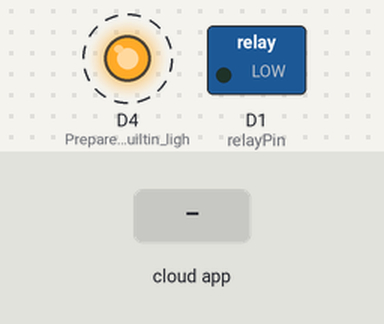
Bench run of a sketch on a simulated ESP8266 (Wemos D1 mini). On the bench: switched loads named in the sketch (green lamp = pin HIGH), output pins drawn as LEDs (lit = HIGH). Dashed ring = blinking. Inputs (shaded band) come from the test bench. WiFi joins after 1.5 s; servers stay silent unless stated; no MQTT or app messages arrive unless stated; what the sketch prints to the serial monitor is not drawn.

Above: at 1.7 s.
At 2.7 s:
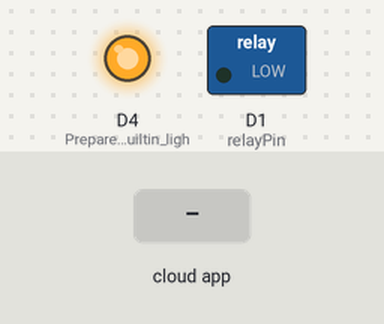
2.8 s: the phone or cloud app sets garageTrigger to 1
At 3.6 s:
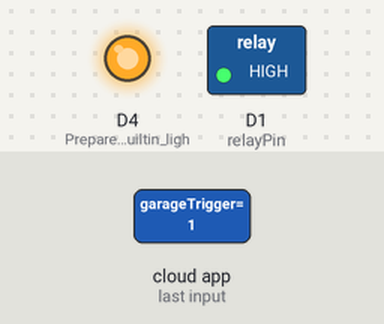
Timing chart, 0 to 5.8 s (numbered marks = the images above; inputs shaded):
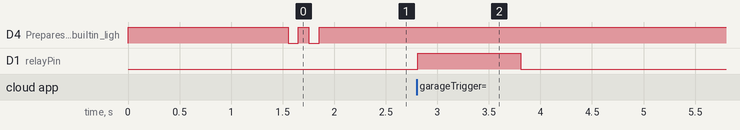

The sketch:

Lab_6_Button_Relay_with_Mosquitto.ino
```cpp
/*
 * Created by Aaron Nelson
 * Lab 6 - User Interface - Garage Door
 * 11-26-19
 * This script is used with the Wemos Relay Shield. It is meant to trigger the opening of a garage door. It listens for a value (of '1') to be posted in an Adafruit.io feed. Then it triggers the relay for one second. It posts in the local MQTT server that this completed.
 *
 * The MQTT portion of this script was obtained from https://arduinodiy.wordpress.com/2017/11/24/mqtt-for-beginners/
 *
 * The Adafruit.io portion of this script was obtained from the Arduino example (after adding the Adafruit Library) at File -> Examples -> Adafruit MQTT Library -> mqtt_esp8266_callback
 *
 * The Relay triggering portion was obtained from https://github.com/petehoffswell/garagedoor/blob/master/garagedoor/garagedoor.ino
 *
    Relay Shield Pins (if soldering doesn't allow shield to be placed on board directly):
        5V: +5VDC
        D1 (triggering pin): D1
        G: GND
 */

#include <ESP8266WiFi.h>            // This contains the libraries that allows the board to connect to wifi
#include "Adafruit_MQTT.h"          // Library to access data from an Adafruit.io online feed
#include "Adafruit_MQTT_Client.h"   // Used to subscribe to an Adafruit.io online feed
#include <PubSubClient.h>           // This is used for communication with the local MQTT Server (Mosquitto)

/************************* WiFi Access Point *********************************/

#define WLAN_SSID       "***YOUR WIFI HERE***"        // Specify the name of your wifi
#define WLAN_PASS       "***YOUR PASSWORD HERE***"    // Specify the password for your wifi

/************************* Adafruit.io Setup *********************************/

#define AIO_SERVER      "io.adafruit.com"       // Pulling data from the Adafruit website
#define AIO_SERVERPORT  1883                    // use 8883 for SSL
#define AIO_USERNAME    "***YOUR ADAFRUIT NAME***" // Username for Adafruit (goes before the /feed/# MQTT feed)
#define AIO_KEY         "***YOUR ADAFRUIT KEY***"  // Obtained by going to io.adafruit.com and clicking AIO Key link in top right. Copy the "Active Key" here

/************************* Mosquitto MQTT Setup ******************************/

const char* mqttServer = "192.168.137.1";       // The location of your local MQTT Server
const int mqttPort = 1883;                      // The port number your MQTT Server is running on (1883 is the default for Mosquito)

WiFiClient buttonRelayClient;                   // Name for our MQTT Wifi connection client
PubSubClient relayClient(buttonRelayClient);    // Creates a partially initialised client instance


/************ Global State (you don't need to change this!) ******************/

// Create an ESP8266 WiFiClient class to connect to the MQTT server.
WiFiClient client;

// Setup the MQTT client class by passing in the WiFi client and MQTT server and login details.
Adafruit_MQTT_Client mqtt(&client, AIO_SERVER, AIO_SERVERPORT, AIO_USERNAME, AIO_KEY);

/****************************** Feeds ***************************************/

// Notice MQTT paths for AIO follow the form: <username>/feeds/<feedname>
// Watch a feed called 'garageTrigger' and subscribe to changes.
Adafruit_MQTT_Subscribe garageTriggerbutton = Adafruit_MQTT_Subscribe(&mqtt, AIO_USERNAME "/feeds/garageTrigger");

/*************************** Sketch Code ************************************/

const int relayPin = D1;            // Defines the pin that controls the relay (Digital pin 1)
int relayState = LOW;               // Initially, the relay should not be on

// Bug workaround for Arduino 1.6.6, it seems to need a function declaration
// for some reason (only affects ESP8266, likely an arduino-builder bug).
void MQTT_connect();

void setup() {                      // This runs when the board is first turned on
  Serial.begin(115200);             // This allows serial information when connected to a computer (in here, this shows MQTT passed information)

  pinMode(relayPin, OUTPUT);        // The relay pin should be set as an output (it tells it when to be triggered)
  digitalWrite(relayPin, LOW);      // The relay pin should be set to low (it should not be on)
  pinMode(LED_BUILTIN, OUTPUT);     // Prepares the builtin light pin for output (to notify when the board is connected to MQTT servers)
  digitalWrite(LED_BUILTIN, HIGH);  // Initially, turn off the builtin LED light

  /* Connect to WiFi */
  Serial.println();
  Serial.println();
  Serial.print("Connecting to ");   // This is shown on the serial if connected to a computer
  Serial.println(WLAN_SSID);        // It displays the wifi it is trying to connect to

  WiFi.mode(WIFI_STA);              // It sets the wifis mode to "Station" (rather than "AP" which is the Access Point mode)
  WiFi.hostname("ButtonRelay");     // Hostname to uniquely identify our device
  WiFi.begin(WLAN_SSID, WLAN_PASS);         // Attempts to connect to wifi using provided credentials

  while (WiFi.status() != WL_CONNECTED) {   // While the wifi is not connected yet:
    delay(500);                     // every half second,
    Serial.print(".");              // it prints a dot on the Serial Monitor to show it is still trying to connect
  }
  Serial.println("");
  Serial.println("WiFi connected"); // When it does connect, show that there was success


  // Setup the Adafruit MQTT subscription for the garageTrigger feed.
  mqtt.subscribe(&garageTriggerbutton);
}


void loop() {                       // This constantly cycles through, ensuring both MQTT servers are connected and watching if information comes across Adafruit.io
  // Ensure the connection to the MQTT server is alive (this will make the first
  // connection and automatically reconnect when disconnected).  See the MQTT_connect
  // function definition further below.
  MQTT_connect();
  if (!relayClient.connected()){    // If Adafruit.io is no longer connected
    mosquittoConnect();             // Attempt to reconnect
  }

  // this is our 'wait for incoming subscription packets' busy subloop
  Adafruit_MQTT_Subscribe *subscription;
  // Adafruit will listen to the feed we subscribed to
  while ((subscription = mqtt.readSubscription(5000))) {
    Serial.println("in while loop");
    if (subscription == &garageTriggerbutton) {
      // Something was picked up in the feed (a value was posted to Adafruit)
      Serial.print(F("Got: "));
      String information = "";      // A string to insert the characters read
      char* ch = (char *)garageTriggerbutton.lastread;
      information.concat(ch);       // Add the read character to the information string
      Serial.println(information);

      if (information == "1") {     // A triggering value of "1" was obtained
        Serial.println("Starting the trigger");   // Show it was received in the Serial Monitor
        relayClient.publish("garage/buttonRelay", "Triggered");   // Show it is being triggered in the Local Mosquitto Server
        digitalWrite(relayPin, HIGH);             // Activate the relay
        delay(1000);                              // Wait one second (adjust according to your garage door button)
        digitalWrite(relayPin, LOW);              // Deactivate the relay (to act as a pulse)
        relayClient.publish("garage/buttonRelay", "Waiting");     // Show job completed in Local Mosquitto server
        information = "0";          // Done otherwise it would keep the last value (1) and continue to "read" triggered commands
      }
    }
  }
}


// Function to connect and reconnect as necessary to the Adafruit.io MQTT server.
// Should be called in the loop function and it will take care if connecting.
void MQTT_connect() {
  int8_t ret;

  // Stop if already connected.
  if (mqtt.connected()) {
    return;
  }

  Serial.print("Connecting to Adafruit... ");

  uint8_t retries = 3;                  // It will attempt to reconnect 3 times before quitting entirely
  while ((ret = mqtt.connect()) != 0) { // connect will return 0 for connected
       Serial.println(mqtt.connectErrorString(ret));
       Serial.println("Retrying Adafruit connection in 5 seconds...");
       mqtt.disconnect();
       delay(5000);  // wait 5 seconds
       retries--;    // Count against one of the retries because there was no success
       if (retries == 0) {
         // basically die and wait for WDT to reset me
         while (1);
       }
  }
  Serial.println("Adafruit Connected!");  // Connection was successful!

  // Blink LED quickly to show that it is connected to wifi and the Adafruit server
  digitalWrite(LED_BUILTIN, LOW);   // light turns on
  delay(100);
  digitalWrite(LED_BUILTIN, HIGH);  // light turns off
  delay(100);
  digitalWrite(LED_BUILTIN, LOW);   // light turns on
  delay(100);
  digitalWrite(LED_BUILTIN, HIGH);  // light turns off
}


// Function to connect and reconnect as necessary to the local Mosquitto MQTT server.
void mosquittoConnect() {              // When first connecting to MQTT or when it becomes disconnected, run this script
  relayClient.setServer(mqttServer, mqttPort);     // Setup the server connection with information the user provided
  while(!relayClient.connected()) {    // If the MQTT server is not connected or becomes disconnected, try again
    Serial.print("Connecting to Mosquitto... ");
    if (relayClient.connect("ButtonRelay")) {      // Try to connect with this name
      Serial.println("Mosquitto Connected!");
    } else {
      Serial.print("failed... Re");   // Repeatedly says "failed... Reconnecting" as this loop cycles through
      // Serial.print(client.state());              // Show in the Serial Monitor what the current state of the server connection is
      delay(2000);                    // Wait two seconds before trying to connect to the server again
    }
  }
}
```

Measured:
- after the input at 2.8 s, D1 (relayPin): LOW → HIGH at once, → LOW 1.0 s later
- by itself, D4 (Prepares_the_builtin_ligh): alternates HIGH for 0.10 s and LOW for 0.10 s, 4 changes in all, then stays HIGH
